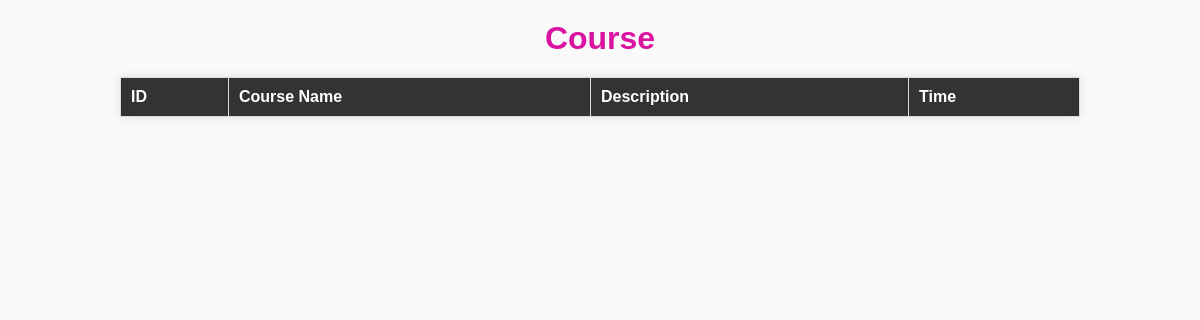
Before: /manageCourses_2.php with the older database file.
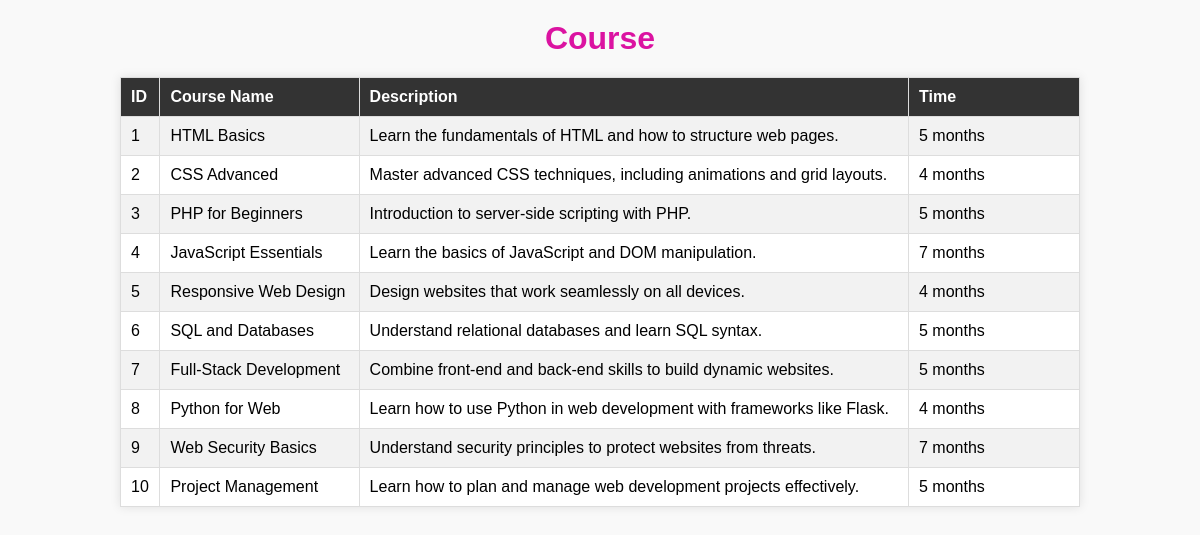
After: the same page with the newer database file.
### tables this page shows
CREATE TABLE courses (
    id INT AUTO_INCREMENT PRIMARY KEY,
    name VARCHAR(255) NOT NULL,
    description TEXT NOT NULL,
    time TEXT NOT NULL ,
    created_at TIMESTAMP DEFAULT CURRENT_TIMESTAMP
);

### manageCourses_2.php (the view, shortened to what this page needs)
<?php include 'db.php'; ?>
<!DOCTYPE html>
<html lang="en">
<head>
    <link rel="stylesheet" href="manageCourses.css">
</head>
<body>
    <h1>Course</h1>
    <table>
        <tr>
            <th>ID</th>
            <th>Course Name</th>
            <th>Description</th>
            <th>Time</th>
        </tr>
        <?php
        $result = $conn->query("SELECT * FROM courses ORDER BY id ASC");
        while ($row = $result->fetch_assoc()) {
            echo "<tr>
                    <td>{$row['id']}</td>
                    <td>{$row['name']}</td>
                    <td>{$row['description']}</td>
                    <td>{$row['time']}</td>
                </tr>";
        }
        ?>
    </table>
</body>
</html>

Changed rows visible on the page:
added courses: id "1", name "HTML Basics", description "Learn the fundamentals of HTML and how to structure web pages.", time "5 months"
added courses: id "2", name "CSS Advanced", description "Master advanced CSS techniques, including animations and grid layouts.", time "4 months"
added courses: id "3", name "PHP for Beginners", description "Introduction to server-side scripting with PHP.", time "5 months"
added courses: id "4", name "JavaScript Essentials", description "Learn the basics of JavaScript and DOM manipulation.", time "7 months"
added courses: id "5", name "Responsive Web Design", description "Design websites that work seamlessly on all devices.", time "4 months"
added courses: id "6", name "SQL and Databases", description "Understand relational databases and learn SQL syntax.", time "5 months"
added courses: id "7", name "Full-Stack Development", description "Combine front-end and back-end skills to build dynamic websites.", time "5 months"
added courses: id "8", name "Python for Web", description "Learn how to use Python in web development with frameworks like Flask.", time "4 months"
added courses: id "9", name "Web Security Basics", description "Understand security principles to protect websites from threats.", time "7 months"
added courses: id "10", name "Project Management", description "Learn how to plan and manage web development projects effectively.", time "5 months"
